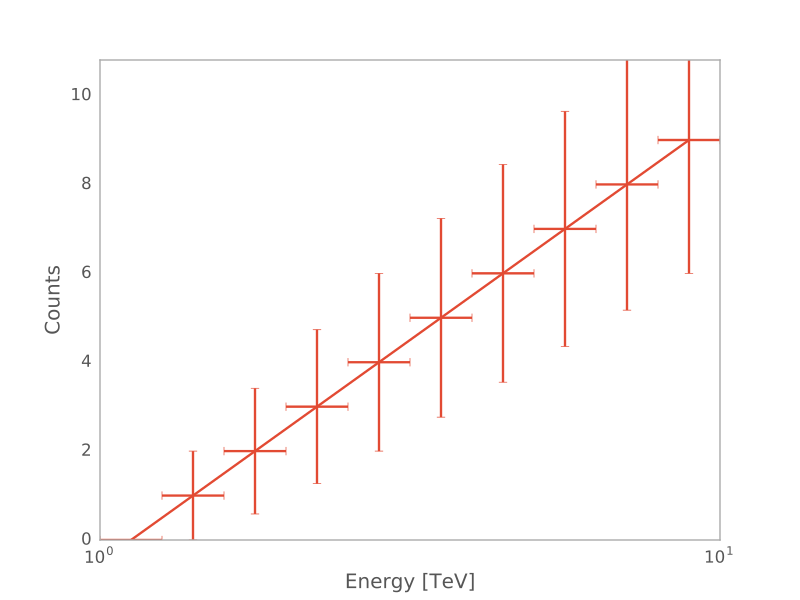

The Python source for this figure:
from gammapy.spectrum import CountsSpectrum
import numpy as np
import astropy.units as u

ebounds = np.logspace(0,1,11) * u.TeV
counts = np.arange(10) * u.ct
spec = CountsSpectrum(data=counts, energy=ebounds)
spec.plot(show_poisson_errors=True)
